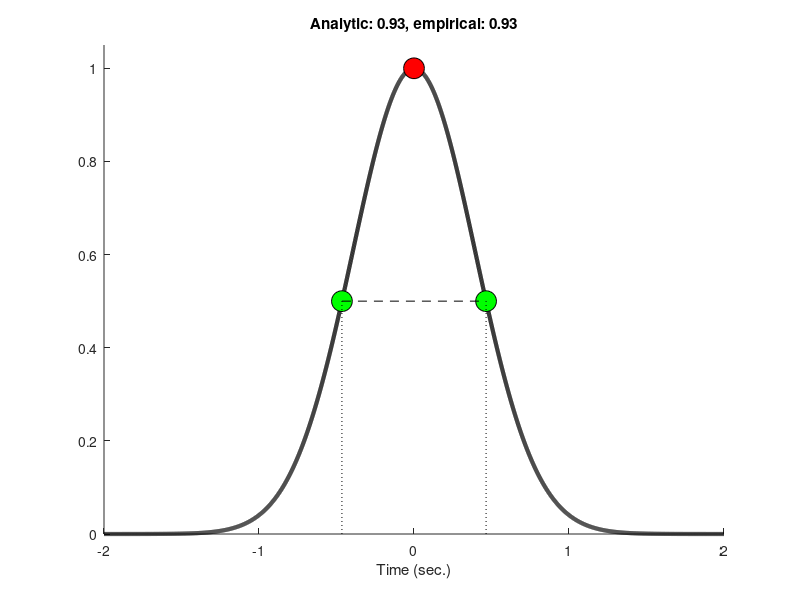
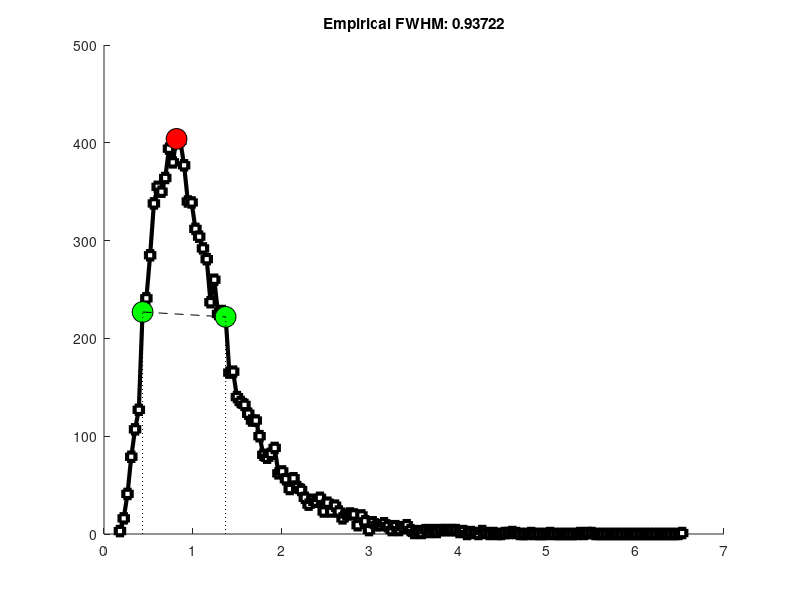
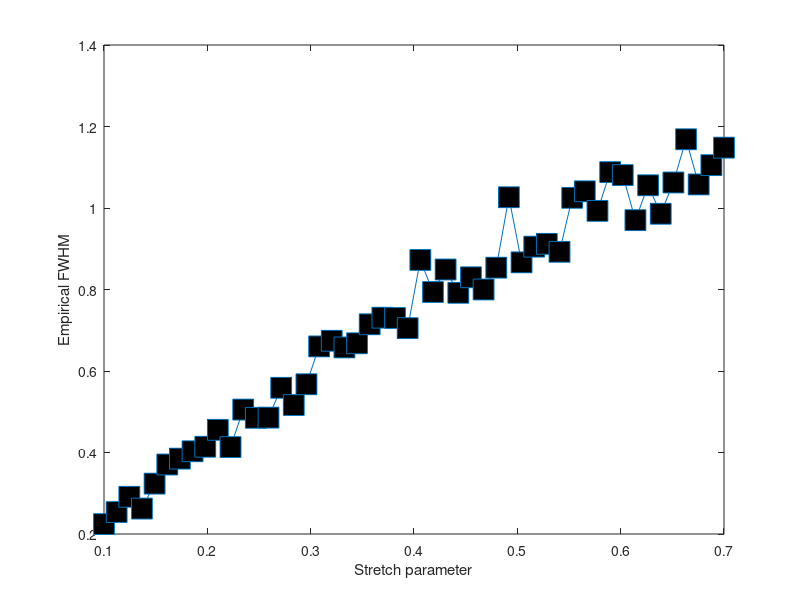

MATLAB code for these plots, in order:
%% Feature detection
% Full-width at half-maximum
%% Gaussian
% Simulation parameters
srate = 1000;
time  = -2:1/srate:2;
fwhmA = .93; % seconds

gauswin = exp( -(4*log(2)*time.^2) / fwhmA^2 );
gauswinNorm = gauswin ./ max(gauswin); % normalize

figure(1), clf, hold on
plot(time,gauswinNorm,'k','linew',3)

% Find the peak point
peakpnt = find( gauswin==max(gauswin) );

% Find 50% PREpeak point
prepeak = dsearchn(gauswinNorm(1:peakpnt)',.5);

% Find 50% POSTpeak point
pstpeak = dsearchn(gauswinNorm(peakpnt:end)',.5);
pstpeak = pstpeak + peakpnt - 1; % adjust

% Compute empirical FWHM
fwhmE = time(pstpeak) - time(prepeak);

% Plot the points
plot(time(peakpnt),gauswinNorm(peakpnt),'ko','markerfacecolor','r','markersize',15)
plot(time(prepeak),gauswinNorm(prepeak),'ko','markerfacecolor','g','markersize',15)
plot(time(pstpeak),gauswinNorm(pstpeak),'ko','markerfacecolor','g','markersize',15)

% Plot line for reference
plot(time([prepeak pstpeak]),gauswinNorm([prepeak pstpeak]),'k--')
plot([1 1]*time(prepeak),[0 gauswinNorm(prepeak)],'k:')
plot([1 1]*time(pstpeak),[0 gauswinNorm(pstpeak)],'k:')
set(gca,'ylim',[0 1.05])
xlabel('Time (sec.)')

title([ 'Analytic: ' num2str(fwhmA) ', empirical: ' num2str(fwhmE) ])

%% Example with asymmetric shape
% Generate asymmetric distribution
[fx,x] = hist(exp(.5*randn(10000,1)),150);

% Normalization necessary here!
fxNorm = fx./max(fx);

% Plot the function
figure(2), clf, hold on
plot(x,fx,'ks-','linew',3,'markerfacecolor','w')

% Find peak point
peakpnt = find( fxNorm==max(fxNorm) );

% Find 50% PREpeak point
prepeak = dsearchn(fxNorm(1:peakpnt)',.5);

% Find 50% POSTpeak point
pstpeak = dsearchn(fxNorm(peakpnt:end)',.5);
pstpeak = pstpeak + peakpnt - 1; % adjust

% Compute empirical FWHM
fwhmE = x(pstpeak) - x(prepeak);

% Plot the points
plot(x(peakpnt),fx(peakpnt),'ko','markerfacecolor','r','markersize',15)
plot(x(prepeak),fx(prepeak),'ko','markerfacecolor','g','markersize',15)
plot(x(pstpeak),fx(pstpeak),'ko','markerfacecolor','g','markersize',15)

% Plot line for reference
plot(x([prepeak pstpeak]),fx([prepeak pstpeak]),'k--')
plot([1 1]*x(prepeak),[0 fx(prepeak)],'k:')
plot([1 1]*x(pstpeak),[0 fx(pstpeak)],'k:')

title([ 'Empirical FWHM: ' num2str(fwhmE) ])

%% An interesting aside...
% A range of standard deviations
sds = linspace(.1,.7,50);
fwhmE = zeros(size(sds));

for i=1:length(sds)
    % New data
    [fx,x] = hist(exp(sds(i)*randn(10000,1)),150);
    
    % Normalization necessary here!
    fxNorm = fx./max(fx);
    
    % Find peak point
    peakpnt = find( fxNorm==max(fxNorm) );
    prepeak = dsearchn(fxNorm(1:peakpnt)',.5);
    pstpeak = dsearchn(fxNorm(peakpnt:end)',.5);
    pstpeak = pstpeak + peakpnt - 1; % adjust
    
    % FWHM
    fwhmE(i) = x(pstpeak(1)) - x(prepeak(1));
end

% Plot
figure(3), clf
plot(sds,fwhmE,'s-','markersize',15,'markerfacecolor','k')
xlabel('Stretch parameter')
ylabel('Empirical FWHM')

%% end.